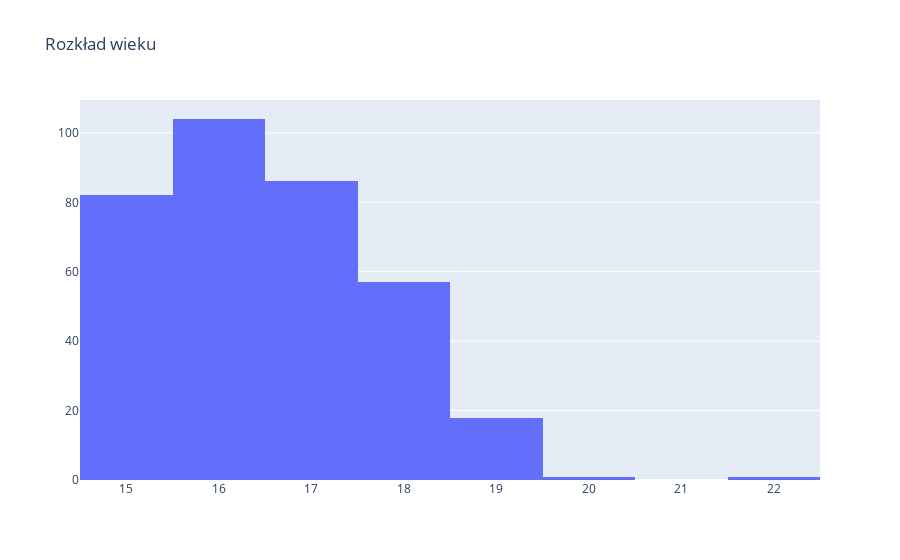

The notebook cell this image was saved under:
### Markdown cell above
Wśród uczniów całej szkoły nieznacznie dominują kobiety, stanowią one 52% całej szkoły. Wśród uczniów słabszych również dominują kobiety stanowiąc 59% całej populacji uczniów słabszych.

### Code cell
fig = go.Figure(data=[go.Histogram(x=dane.age)])


fig.update_layout(
    title_text="Rozkład wieku")

fig.show()

### Figure 1 — Plotly figure (JSON) as saved in the notebook; plotly's stock layout.template omitted (floating-point values rounded to 4 significant figures; data arrays with more than 128 entries replaced by an {"elided": "..."} marker saying what was removed)
{"data": [{"type": "histogram", "x": {"elided": "349 int values"}}], "layout": {"title": {"text": "Rozkład wieku"}}}
